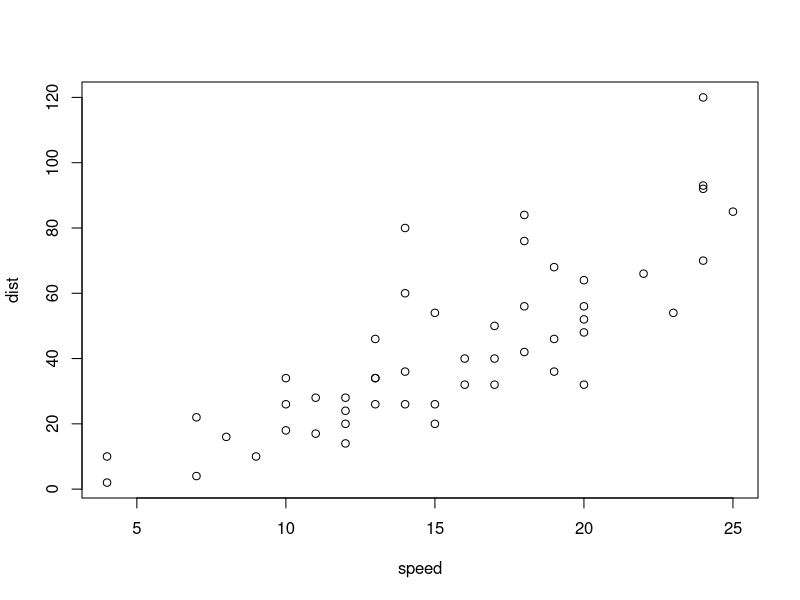
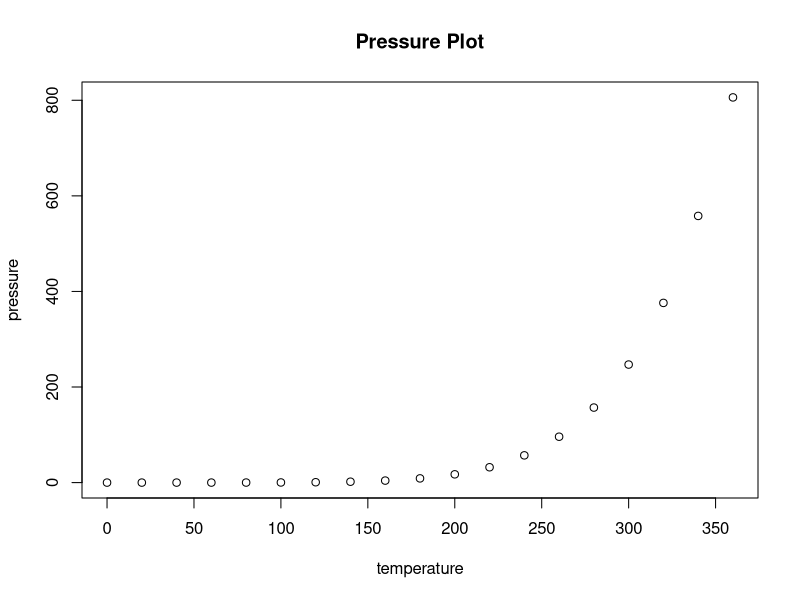

Reproduce these figures in R, in order. (Note: this script raises an error after producing the figures.)
## ---- chunk 1
data("mtcars")
## ---- chunk 2
knitr::kable(summary(cars), caption = "Summary of the mtcars data.", booktabs=TRUE)
## ---- chunk 3
#For a multi-sentence caption use fig.scap set as the first sentence so only that goes to the table of figures
plot(cars)  # a scatterplot
## ---- chunk 4
png(filename = "Figures/pressure_plot.png",width = 5, height = 4, units = "in", res = 300)
plot(pressure, main="Pressure Plot")
dev.off()
## ---- chunk 5
knitr::include_graphics("Figures/pressure_plot.png")
## ---- chunk 6
knitr::kable(head(cars), caption = "A really long table caption so I see what happens when it takes up more than one line just in case we're getting crazy")
